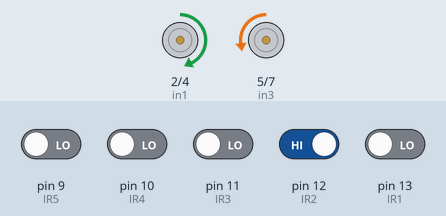
The sketch below on a simulated Arduino Uno, built with avr-gcc and run on an emulated ATmega328P. Shown: motor-driver pin pairs drawn as motors (green arrow = first pin HIGH = forward, orange = second pin HIGH = backward, longer = more drive, scaled by the enable pin). The test bench sets the inputs (shaded band); at power-on: pin 12 (IR2) HIGH, pin 9 (IR5), pin 10 (IR4), pin 11 (IR3), pin 13 (IR1) LOW.

Above: at 1.2 s.
1.3 s: pin 9 (IR5) driven HIGH and pin 12 (IR2) driven LOW
At 2.2 s:
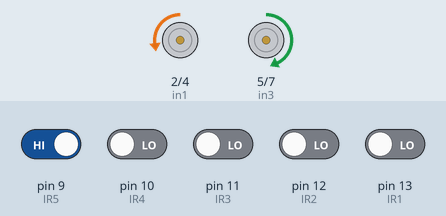
2.8 s: pin 9 (IR5) driven LOW and pin 11 (IR3) driven HIGH
At 3.3 s:
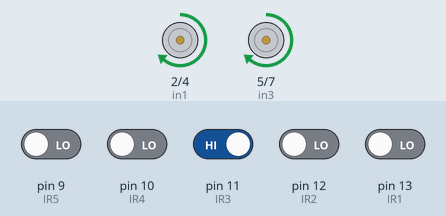
4.3 s: pin 10 (IR4) driven HIGH
At 5.5 s:
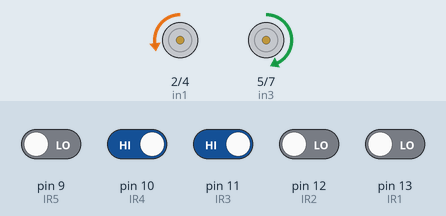
5.8 s: pin 10 (IR4) driven LOW
At 6.8 s:
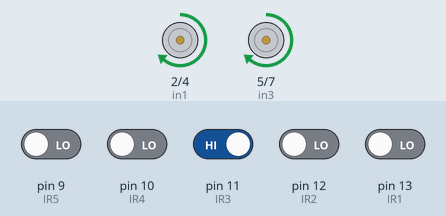
Timing chart, 0 to 8.3 s (numbered marks = the images above; inputs shaded):
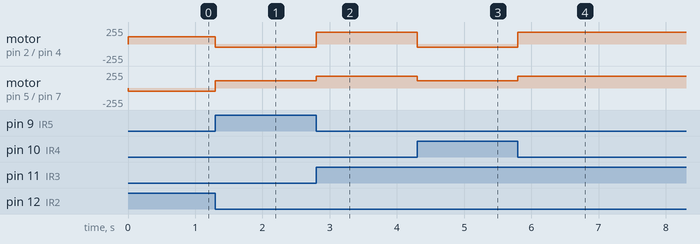

The sketch:

ROUND_1_LFR.ino
```cpp
// motors
const int in1=2;
const int in2=4;
const int in3=5;
const int in4=7;
const int enA=3;
const int enB=6;

// IR SENSORS
const int IR1=13;//LSA
const int IR2=12;//LS
const int IR3=11;//CS
const int IR4=10;//LSB
const int IR5=9;//RSB

// speed
const int fs=180; // forward speed
const int ts=110; //turn speed
const int bs=50; // back speed

 void setup(){
  pinMode(in1,OUTPUT);
  pinMode(in2,OUTPUT);
  pinMode(in3,OUTPUT);
  pinMode(in4,OUTPUT);
  pinMode(enA,OUTPUT);
  pinMode(enB,OUTPUT);
  //SENSORS
  pinMode(IR1,INPUT);
  pinMode(IR2,INPUT);
  pinMode(IR3,INPUT);
  pinMode(IR4,INPUT);
  pinMode(IR5,INPUT);

 }
void loop(){
  int LSA=digitalRead(IR1);
  int LSB=digitalRead(IR2);
  int CS=digitalRead(IR3);
   int RSA=digitalRead(IR4);
    int RSB=digitalRead(IR5);


if(LSB==0 && LSA==0 && CS==1 && RSA==0 && RSB==0){ // forward
digitalWrite(in1,HIGH);
digitalWrite(in2,LOW);
digitalWrite(in3,HIGH);
digitalWrite(in4,LOW);
analogWrite(enA,fs);
analogWrite(enB,fs);

}
// MOVING RIGHT USING RIGHT SENSORS
if(LSB==0 && LSA==0 && CS==0 && RSA==1 && RSB==0){ // right
digitalWrite(in1,LOW);
digitalWrite(in2,HIGH);
digitalWrite(in3,HIGH);
digitalWrite(in4,LOW);
analogWrite(enA,bs  );
analogWrite(enB,ts);}
if(LSB==0 && LSA==0 && CS==1 && RSA==1 && RSB==0){ // right
digitalWrite(in1,LOW);
digitalWrite(in2,HIGH);
digitalWrite(in3,HIGH);
digitalWrite(in4,LOW);
analogWrite(enA,bs);
analogWrite(enB,ts);}
if(LSB==0 && LSA==0 && CS==0 && RSA==0 && RSB==1){ //right
digitalWrite(in1,LOW);
digitalWrite(in2,HIGH);
digitalWrite(in3,HIGH);
digitalWrite(in4,LOW);
analogWrite(enA,bs);
analogWrite(enB,ts);}


// moving left now,,using the left sensors

if(LSB==0 && LSA==1 && CS==0 && RSA==0 && RSB==0){ // LEFT
digitalWrite(in1,HIGH);
digitalWrite(in2,LOW);

digitalWrite(in3,LOW);
digitalWrite(in4,HIGH);
analogWrite(enA,ts);
analogWrite(enB,bs);}

if(LSB==0 && LSA==1 && CS==1 && RSA==0 && RSB==0){ // LEFT
digitalWrite(in1,HIGH);
digitalWrite(in2,LOW);

digitalWrite(in3,LOW);
digitalWrite(in4,HIGH);
analogWrite(enA,ts);
analogWrite(enB,bs);}


if(LSB==1 && LSA==0 && CS==0 && RSA==0 && RSB==0){ // LEFT
digitalWrite(in1,HIGH);
digitalWrite(in2,LOW);

digitalWrite(in3,LOW);
digitalWrite(in4,HIGH);
analogWrite(enA,ts);
analogWrite(enB,bs);}
}
```

Measured:
- after the input at 1.3 s, motor on pin 2 (in1) / pin 4 (in2): forward 110/255 → backward 50/255 at once; motor on pin 5 (in3) / pin 7 (in4): backward 50/255 → forward 110/255 at once
- after the input at 2.8 s, motor on pin 2 (in1) / pin 4 (in2): backward 50/255 → forward 180/255 at once; motor on pin 5 (in3) / pin 7 (in4): forward 110/255 → forward 180/255 at once
- after the input at 4.3 s, motor on pin 2 (in1) / pin 4 (in2): forward 180/255 → backward 50/255 at once; motor on pin 5 (in3) / pin 7 (in4): forward 180/255 → forward 110/255 at once
- after the input at 5.8 s, motor on pin 2 (in1) / pin 4 (in2): backward 50/255 → forward 180/255 at once; motor on pin 5 (in3) / pin 7 (in4): forward 110/255 → forward 180/255 at once
